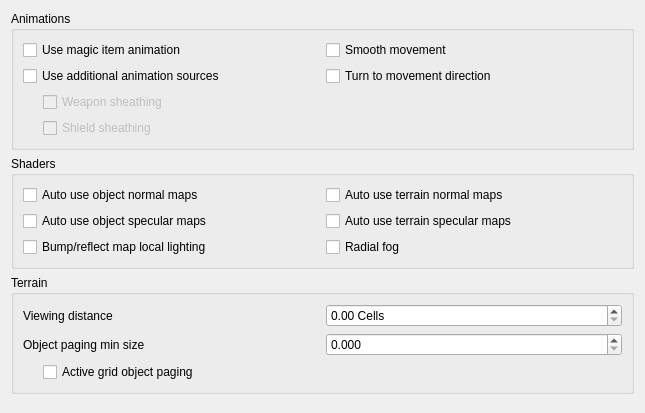
         <widget class="QWidget" name="visualsScrollAreaWidgetContents">
          <property name="geometry">
           <rect>
            <x>0</x>
            <y>0</y>
            <width>645</width>
            <height>413</height>
           </rect>
          </property>
          <layout class="QVBoxLayout" name="verticalLayout">
           <item>
            <widget class="QGroupBox" name="animationsGroup">
             <property name="title">
              <string>Animations</string>
             </property>
             <layout class="QGridLayout" name="animationsLayout">
              <item row="0" column="0">
               <widget class="QCheckBox" name="magicItemAnimationsCheckBox">
                <property name="toolTip">
                 <string>&lt;html&gt;&lt;head/&gt;&lt;body&gt;&lt;p&gt;Use casting animations for magic items, just as for spells.&lt;/p&gt;&lt;/body&gt;&lt;/html&gt;</string>
                </property>
                <property name="text">
                 <string>Use magic item animation</string>
                </property>
               </widget>
              </item>
              <item row="0" column="1">
               <widget class="QCheckBox" name="smoothMovementCheckBox">
                <property name="toolTip">
                 <string>&lt;html&gt;&lt;head/&gt;&lt;body&gt;&lt;p&gt;Makes NPCs and player movement more smooth. Recommended to use with "turn to movement direction" enabled.&lt;/p&gt;&lt;/body&gt;&lt;/html&gt;</string>
                </property>
                <property name="text">
                 <string>Smooth movement</string>
                </property>
               </widget>
              </item>
              <item row="1" column="0">
               <widget class="QCheckBox" name="animSourcesCheckBox">
                <property name="toolTip">
                 <string>&lt;html&gt;&lt;head/&gt;&lt;body&gt;&lt;p&gt;Load per-group KF-files and skeleton files from Animations folder&lt;/p&gt;&lt;/body&gt;&lt;/html&gt;</string>
                </property>
                <property name="text">
                 <string>Use additional animation sources</string>
                </property>
               </widget>
              </item>
              <item row="1" column="1">
               <widget class="QCheckBox" name="turnToMovementDirectionCheckBox">
                <property name="toolTip">
                 <string>&lt;html&gt;&lt;head/&gt;&lt;body&gt;&lt;p&gt;Affects side and diagonal movement. Enabling this setting makes movement more realistic.&lt;/p&gt;&lt;p&gt;If disabled then the whole character's body is pointed to the direction of view. Diagonal movement has no special animation and causes sliding.&lt;/p&gt;&lt;p&gt;If enabled then the character turns lower body to the direction of movement. Upper body is turned partially. Head is always pointed to the direction of view. In combat mode it works only for diagonal movement. In non-combat mode it changes straight right and straight left movement as well. Also turns the whole body up or down when swimming according to the movement direction.&lt;/p&gt;&lt;/body&gt;&lt;/html&gt;</string>
                </property>
                <property name="text">
                 <string>Turn to movement direction</string>
                </property>
               </widget>
              </item>
              <item row="2" column="0">
               <layout class="QVBoxLayout" name="sheathingLayout">
                <property name="leftMargin">
                 <number>20</number>
                </property>
                <item>
                 <widget class="QCheckBox" name="weaponSheathingCheckBox">
                  <property name="enabled">
                   <bool>false</bool>
                  </property>
                  <property name="toolTip">
                   <string>&lt;html&gt;&lt;head/&gt;&lt;body&gt;&lt;p&gt;Render holstered weapons (with quivers and scabbards), requires modded assets.&lt;/p&gt;&lt;/body&gt;&lt;/html&gt;</string>
                  </property>
                  <property name="text">
                   <string>Weapon sheathing</string>
                  </property>
                 </widget>
                </item>
                <item>
                 <widget class="QCheckBox" name="shieldSheathingCheckBox">
                  <property name="enabled">
                   <bool>false</bool>
                  </property>
                  <property name="toolTip">
                   <string>&lt;html&gt;&lt;head/&gt;&lt;body&gt;&lt;p&gt;Render holstered shield, requires modded assets.&lt;/p&gt;&lt;/body&gt;&lt;/html&gt;</string>
                  </property>
                  <property name="text">
                   <string>Shield sheathing</string>
                  </property>
                 </widget>
                </item>
               </layout>
              </item>
             </layout>
            </widget>
           </item>
           <item>
            <widget class="QGroupBox" name="shadersGroup">
             <property name="title">
              <string>Shaders</string>
             </property>
             <layout class="QGridLayout" name="shaderLayout">
              <item row="0" column="0">
               <widget class="QCheckBox" name="autoUseObjectNormalMapsCheckBox">
                <property name="toolTip">
                 <string>&lt;html&gt;&lt;head/&gt;&lt;body&gt;&lt;p&gt;If this option is enabled, normal maps are automatically recognized and used if they are named appropriately
                  (see 'normal map pattern', e.g. for a base texture foo.dds, the normal map texture would have to be named foo_n.dds).
                  If this option is disabled, normal maps are only used if they are explicitly listed within the mesh file (.nif or .osg file). Affects objects.&lt;/p&gt;&lt;/body&gt;&lt;/html&gt;</string>
                </property>
                <property name="text">
                 <string>Auto use object normal maps</string>
                </property>
               </widget>
              </item>
              <item row="0" column="1">
               <widget class="QCheckBox" name="autoUseTerrainNormalMapsCheckBox">
                <property name="toolTip">
                 <string>&lt;html&gt;&lt;head/&gt;&lt;body&gt;&lt;p&gt;See 'auto use object normal maps'. Affects terrain.&lt;/p&gt;&lt;/body&gt;&lt;/html&gt;</string>
                </property>
                <property name="text">
                 <string>Auto use terrain normal maps</string>
                </property>
               </widget>
              </item>
              <item row="1" column="0">
               <widget class="QCheckBox" name="autoUseObjectSpecularMapsCheckBox">
                <property name="toolTip">
                 <string>&lt;html&gt;&lt;head/&gt;&lt;body&gt;&lt;p&gt;If this option is enabled, specular maps are automatically recognized and used if they are named appropriately
                  (see 'specular map pattern', e.g. for a base texture foo.dds,
                  the specular map texture would have to be named foo_spec.dds).
                  If this option is disabled, normal maps are only used if they are explicitly listed within the mesh file
                  (.osg file, not supported in .nif files). Affects objects.&lt;/p&gt;&lt;/body&gt;&lt;/html&gt;</string>
                </property>
                <property name="text">
                 <string>Auto use object specular maps</string>
                </property>
               </widget>
              </item>
              <item row="1" column="1">
               <widget class="QCheckBox" name="autoUseTerrainSpecularMapsCheckBox">
                <property name="toolTip">
                 <string>&lt;html&gt;&lt;head/&gt;&lt;body&gt;&lt;p&gt;If a file with pattern 'terrain specular map pattern' exists, use that file as a 'diffuse specular' map. The texture must contain the layer colour in the RGB channel (as usual), and a specular multiplier in the alpha channel.&lt;/p&gt;&lt;/body&gt;&lt;/html&gt;</string>
                </property>
                <property name="text">
                 <string>Auto use terrain specular maps</string>
                </property>
               </widget>
              </item>
              <item row="2" column="0">
               <widget class="QCheckBox" name="bumpMapLocalLightingCheckBox">
                <property name="toolTip">
                 <string>&lt;html&gt;&lt;head/&gt;&lt;body&gt;&lt;p&gt;Normally environment map reflections aren't affected by lighting, which makes environment-mapped (and thus bump-mapped objects) glow in the dark.
                  Morrowind Code Patch includes an option to remedy that by doing environment-mapping before applying lighting, this is the equivalent of that option.
                  Affected objects will use shaders.
                  &lt;/p&gt;&lt;/body&gt;&lt;/html&gt;</string>
                </property>
                <property name="text">
                 <string>Bump/reflect map local lighting</string>
                </property>
               </widget>
              </item>
              <item row="2" column="1">
               <widget class="QCheckBox" name="radialFogCheckBox">
                <property name="toolTip">
                 <string>&lt;html&gt;&lt;head/&gt;&lt;body&gt;&lt;p&gt;By default, the fog becomes thicker proportionally to your distance from the clipping plane set at the clipping distance, which causes distortion at the edges of the screen.
                  This setting makes the fog use the actual eye point distance (or so called Euclidean distance) to calculate the fog, which makes the fog look less artificial, especially if you have a wide FOV.&lt;/p&gt;&lt;/body&gt;&lt;/html&gt;</string>
                </property>
                <property name="text">
                 <string>Radial fog</string>
                </property>
               </widget>
              </item>
             </layout>
            </widget>
           </item>
           <item>
            <widget class="QGroupBox" name="terrainGroup">
             <property name="title">
              <string>Terrain</string>
             </property>
             <layout class="QGridLayout" name="terrainLayout">
              <item row="0" column="0">
               <layout class="QHBoxLayout" name="viewingDistanceLayout">
                <item>
                 <widget class="QLabel" name="viewingDistanceLabel">
                  <property name="text">
                   <string>Viewing distance</string>
                  </property>
                 </widget>
                </item>
                <item>
                 <widget class="QDoubleSpinBox" name="viewingDistanceComboBox">
                  <property name="suffix">
                   <string> Cells</string>
                  </property>
                  <property name="minimum">
                   <double>0.000000000000000</double>
                  </property>
                  <property name="singleStep">
                   <double>0.500000000000000</double>
                  </property>
                 </widget>
                </item>
               </layout>
              </item>
              <item row="1" column="0">
               <layout class="QHBoxLayout" name="objectPagingMinSizeLayout">
                <item>
                 <widget class="QLabel" name="objectPagingMinSizeLabel">
                  <property name="toolTip">
                   <string>&lt;html&gt;&lt;head/&gt;&lt;body&gt;&lt;p&gt;Controls how large an object must be to be visible in the scene. The object’s size is divided by its distance to the camera and the result of the division is compared with this value. The smaller this value is, the more objects you will see in the scene.&lt;/p&gt;&lt;/body&gt;&lt;/html&gt;</string>
                  </property>
                  <property name="text">
                   <string>Object paging min size</string>
                  </property>
                 </widget>
                </item>
                <item>
                 <widget class="QDoubleSpinBox" name="objectPagingMinSizeComboBox">
                  <property name="decimals">
                   <number>3</number>
                  </property>
                  <property name="minimum">
                   <double>0.000000000000000</double>
                  </property>
                  <property name="maximum">
                   <double>4.000000000000000</double>
                  </property>
                  <property name="singleStep">
                   <double>0.050000000000000</double>
                  </property>
                 </widget>
                </item>
               </layout>
              </item>
              <item row="2" column="0">
               <layout class="QVBoxLayout" name="distantLandLayout">
                <property name="leftMargin">
                 <number>20</number>
                </property>
                <item>
                 <widget class="QCheckBox" name="activeGridObjectPagingCheckBox">
                  <property name="toolTip">
                   <string>&lt;html&gt;&lt;head/&gt;&lt;body&gt;&lt;p&gt;Use object paging for active cells grid.&lt;/p&gt;&lt;/body&gt;&lt;/html&gt;</string>
                  </property>
                  <property name="text">
                   <string>Active grid object paging</string>
                  </property>
                 </widget>
                </item>
               </layout>
              </item>
             </layout>
            </widget>
           </item>
           <item>
            <spacer name="verticalSpacer">
             <property name="orientation">
              <enum>Qt::Vertical</enum>
             </property>
             <property name="sizeHint" stdset="0">
              <size>
               <width>20</width>
               <height>40</height>
              </size>
             </property>
            </spacer>
           </item>
          </layout>
         </widget>
